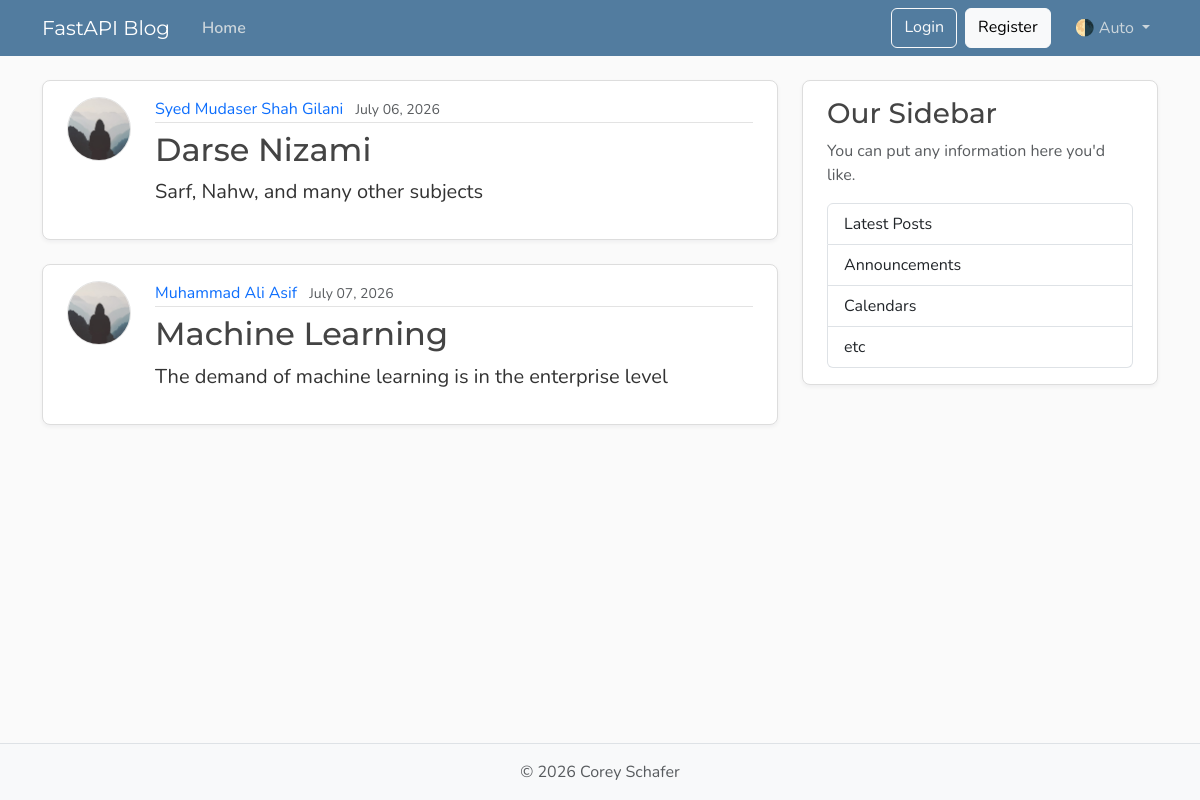
The page /posts on the database its author committed.
### models.py (models this page shows, shortened)
class Post(Base):
    __tablename__ = "posts"
    id: Mapped[int] = mapped_column(Integer, primary_key=True, index=True)
    title: Mapped[str] = mapped_column(String(100), nullable=False)
    content: Mapped[str] = mapped_column(Text, nullable=False)
    user_id: Mapped[int] = mapped_column(
        ForeignKey("users.id"),
        nullable=False,
        index=True,
    )
    date_posted: Mapped[datetime] = mapped_column(
        DateTime(timezone=True),
        default=lambda: datetime.now(UTC),
    )
    author: Mapped[User] = relationship(back_populates="posts")

class User(Base):
    __tablename__ = "users"
    id: Mapped[int] = mapped_column(Integer, primary_key=True, index=True)
    username: Mapped[str] = mapped_column(String(50), unique=True, nullable=False)
    email: Mapped[str] = mapped_column(String(120), unique=True, nullable=False)
    image_file: Mapped[str | None] = mapped_column(
        String(200),
        nullable=True,
        default=None,
    )
    posts: Mapped[list[Post]] = relationship(
        back_populates="author",
        cascade="all, delete-orphan",
    )

### main.py (the view)
@app.get("/", include_in_schema=False, name="home")
@app.get("/posts", include_in_schema=False, name="posts")
def home(request: Request, db: Annotated[Session, Depends(get_db)]):
    result = db.execute(select(models.Post))
    posts = result.scalars().all()
    return templates.TemplateResponse(
        request,
        "home.html",
        {"posts": posts, "title": "Home"},
    )

### templates/home.html
{% extends "layout.html" %}
{% block content %}
  {% for post in posts %}
    <article class="content-section py-3 px-4 mb-4">
      <div class="d-flex align-items-start gap-4">
        <img class="rounded-circle article-img flex-shrink-0"
             src="{{ post.author.image_path }}"
             alt="{{ post.author.username }}'s profile picture"
             width="64"
             height="64"
             loading="lazy">
        <div class="flex-grow-1">
          <div class="article-metadata mb-2">
            <a class="me-2"
               href="{{ url_for("user_posts", user_id=post.author.id) }}">{{ post.author.username }}</a>
            <small class="text-body-secondary">{{ post.date_posted.strftime("%B %d, %Y") }}</small>
          </div>
          <h2>
            <a class="article-title"
               href="{{ url_for("post_page", post_id=post.id) }}">{{ post.title }}</a>
          </h2>
          <p class="article-content">{{ post.content }}</p>
        </div>
      </div>
    </article>
  {% endfor %}
{% endblock content %}

### templates/layout.html (shortened to what this page needs)
<!DOCTYPE html>
<html lang="en">
  <head>
    <link href="https://cdn.jsdelivr.net/npm/bootstrap@5.3.8/dist/css/bootstrap.min.css"
          rel="stylesheet"
>
    <link rel="stylesheet"
          type="text/css"
          href="{{ url_for("static", path='css/main.css') }}">
  </head>
  <body class="d-flex flex-column min-vh-100">
    <header class="site-header">
      <nav class="navbar navbar-expand-md bg-steel fixed-top"
           data-bs-theme="dark">
        <div class="container">
          <a class="navbar-brand me-4" href="{{ url_for("home") }}">FastAPI Blog</a>
          <div class="collapse navbar-collapse" id="navbarToggle">
            <div class="navbar-nav me-auto">
              <a class="nav-link active"
                 aria-current="page"
                 href="{{ url_for("home") }}">Home</a>
            </div>
            <div class="navbar-nav">
              <a class="btn btn-outline-light mb-2 mb-md-0 me-md-2" href="#">Login</a>
              <a class="btn btn-light mb-2 mb-md-0 me-md-3" href="#">Register</a>
              <div class="nav-item dropdown">
                <a class="nav-link dropdown-toggle"
                   href="#"
                   role="button"
                   id="bd-theme"
                   data-bs-toggle="dropdown"
                   aria-expanded="false">
                  <span id="bd-theme-text">🌗 Auto</span>
                </a>
              </div>
            </div>
          </div>
        </div>
      </nav>
    </header>
    <main role="main" class="container">
      <div class="row">
        <div class="col-md-8">
          {% block content %}
          {% endblock content %}
        </div>
        <aside class="col-md-4">
          <div class="content-section py-3 px-4 mb-4">
            <h3>Our Sidebar</h3>
            <p class="text-body-secondary">You can put any information here you'd like.</p>
            <ul class="list-group">
              <li class="list-group-item">Latest Posts</li>
              <li class="list-group-item">Announcements</li>
              <li class="list-group-item">Calendars</li>
              <li class="list-group-item">etc</li>
            </ul>
          </div>
        </aside>
      </div>
    </main>
    <footer class="mt-auto py-3 bg-body-tertiary border-top">
      <div class="container text-center">
        <p class="text-body-secondary mb-0">
          © <span id="year"></span> Corey Schafer
        </p>
      </div>
    </footer>
  </body>
</html>

### static/css/main.css (style rules this page uses)
:root { --font-heading: "Montserrat", system-ui, -apple-system, BlinkMacSystemFont, sans-serif; --font-body: "Nunito", system-ui, -apple-system, BlinkMacSystemFont, sans-serif; --color-bg-body: #fafafa; --color-bg-content: #ffffff; --color-text-primary: #333333; --color-text-heading: #444444; --color-steel: #527c9f; --color-nav-link: #cbd5db; --color-nav-link-hover: #ffffff; --color-link-hover: #428bca; --color-border: #dddddd; --color-border-light: #e3e3e3; --spacing-xl: 5rem; --article-img-size: 4rem; --account-img-size: 7.813rem; }
body { font-family: var(--font-body); background: var(--color-bg-body); color: var(--color-text-primary); }
main { padding-top: var(--spacing-xl); }
h1, h2, h3, h4, h5, h6 { font-family: var(--font-heading); color: var(--color-text-heading); }
.navbar-brand { font-family: var(--font-heading); }
a { text-decoration: none; }
.bg-steel { background-color: var(--color-steel); }
.site-header .navbar-nav .nav-link { color: var(--color-nav-link); transition: color 0.2s ease-in-out; }
.site-header .navbar-nav .nav-link.active { font-weight: 600; }
.content-section { background: var(--color-bg-content); border: 1px solid var(--color-border); border-radius: 0.5rem; box-shadow: 0 2px 4px rgba(15, 23, 42, 0.05); transition: box-shadow 0.15s ease, transform 0.15s ease, border-color 0.15s ease; }
.article-title { color: var(--color-text-heading); transition: color 0.2s ease-in-out; }
.article-content { white-space: pre-line; font-size: 1.25rem; }
.article-img { height: var(--article-img-size); width: var(--article-img-size); flex-shrink: 0; object-fit: cover; border: 1px solid var(--color-border-light); box-shadow: 0 0 0 2px var(--color-bg-content); }
.article-metadata { padding-bottom: 0.063rem; border-bottom: 1px solid var(--color-border-light); }
.article-metadata a { transition: color 0.2s ease-in-out; }
[data-bs-theme="dark"] { --color-bg-body: #1a1a1a; --color-bg-content: #2d2d2d; --color-text-primary: #e0e0e0; --color-text-heading: #f0f0f0; --color-border: #404040; --color-border-light: #4a4a4a; }

### rows shown on the page
Post: author.username "Syed Mudaser Shah Gilani", date_posted "July 06, 2026", title "Darse Nizami", content "Sarf, Nahw, and many other subjects"
Post: author.username "Muhammad Ali Asif", date_posted "July 07, 2026", title "Machine Learning", content "The demand of machine learning is in the enterprise level"
